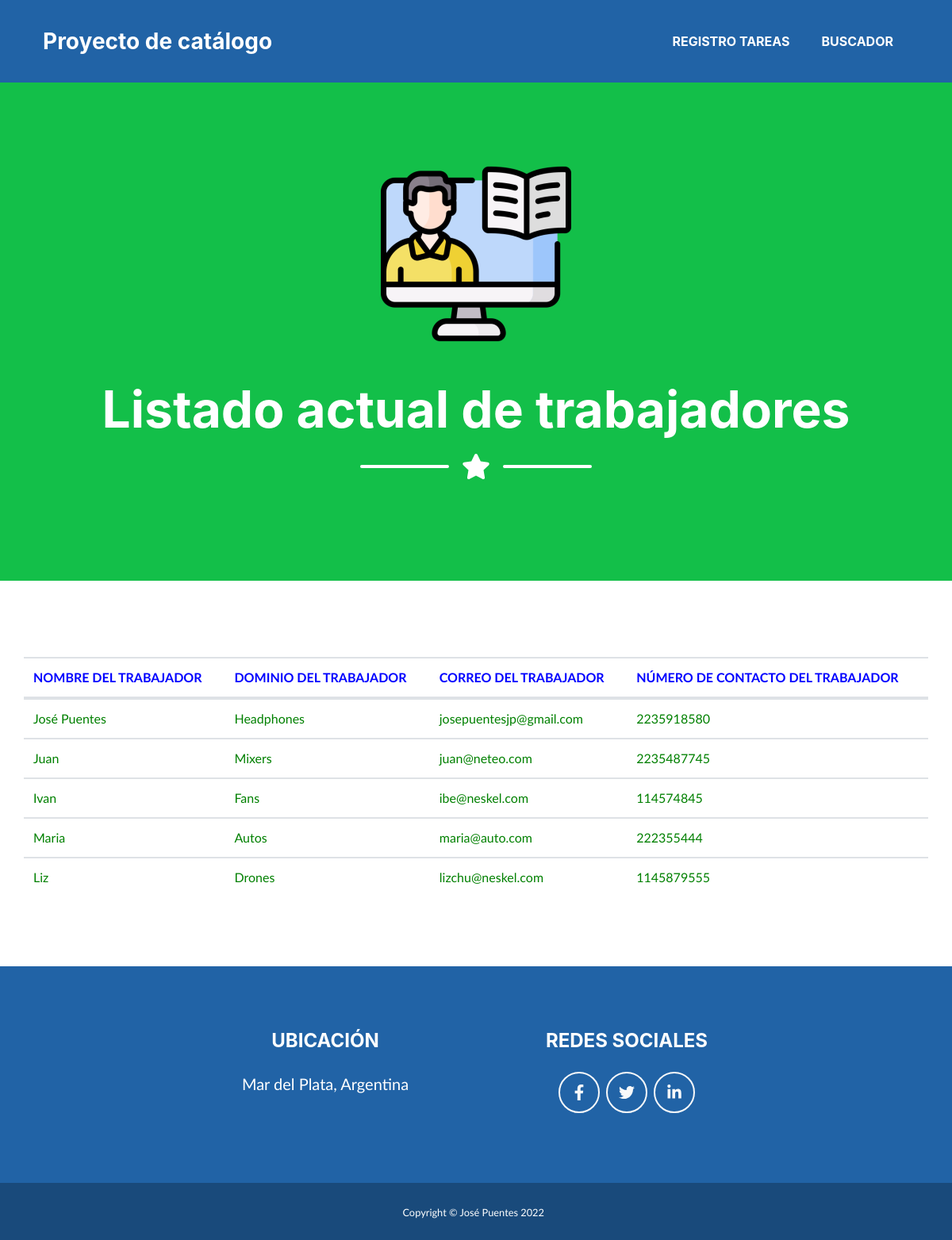
The page /website/ListaTrabajadores on the database its author committed.
### website/models.py (models this page shows)
class worker(models.Model):
    worker_name = models.CharField(max_length= 40)
    worker_domain = models.CharField(max_length=40)
    worker_email = models.EmailField()
    worker_phone_number = models.PositiveIntegerField()

### website/views.py (the view)
# urls.py: path("ListaTrabajadores", trabajadores, name = "WorkersList")
def trabajadores(request):
    lista_trabajadores = worker.objects.all()
    return render(request, "website/trabajadores.html",{"worker_name":lista_trabajadores})

### website/templates/website/trabajadores.html (shortened to what this page needs)
{% extends "website/padre.html" %}
{% block nav_bar %}
<ul class="navbar-nav ml-auto">
    <li class="nav-item mx-0 mx-lg-1"><a class="nav-link py-3 px-0 px-lg-3 rounded js-scroll-trigger" href="{% url 'FormTask' %}">{% block bot4 %} REGISTRO TAREAS {% endblock %}</a>
    </li>
    <li class="nav-item mx-0 mx-lg-1"><a class="nav-link py-3 px-0 px-lg-3 rounded js-scroll-trigger" href="{% url 'Buscador' %}">{% block bot5 %} BUSCADOR {% endblock %}</a>
    </li>
</ul>
{% endblock %}
{% block titulo %}
Listado actual de trabajadores
{% endblock %}
{% block opcion_formulario %}
<div class="container">
    <div class="row">
        <div class="table-responsive">
            <table class="table">
                <thead>
                    <center>
                    <tr style="color: blue">
                        <th>NOMBRE DEL TRABAJADOR</th>
                        <th>DOMINIO DEL TRABAJADOR</th>
                        <th>CORREO DEL TRABAJADOR</th>
                        <th>NÚMERO DE CONTACTO DEL TRABAJADOR</th>
                    </tr>
                    </center>
                </thead>
                <tbody>
                    {% for trabajador in worker_name %}
                    <tr style="color: green">
                        <td>{{trabajador.worker_name}}</td>
                        <td>{{trabajador.worker_domain}}</td>
                        <td>{{trabajador.worker_email}}</td>
                        <td>{{trabajador.worker_phone_number}}</td>
                    </tr>
                    {% endfor %}
                </tbody>
            </table>
{% endblock %}

### website/templates/website/padre.html (shortened to what this page needs)
<!DOCTYPE html>
<html lang="en">
    <head>
        {% load static %}
        <link href="{% static 'website/css/styles.css' %}"rel="stylesheet">
        <link rel="stylesheet" href="{% static 'website/css/heading.css' %}">
        <link rel="stylesheet" href="{% static 'website/css/body.css' %}">
    </head>
    <body id="page-top">
        <nav class="navbar navbar-expand-lg bg-secondary fixed-top" id="mainNav">
            <div class="container"><a class="navbar-brand js-scroll-trigger" href="{% url 'Inicio' %}">Proyecto de catálogo</a>
                <div class="collapse navbar-collapse" id="navbarResponsive">
                    {% block nav_bar %}
                    {% endblock %}
                </div>
            </div>
        </nav>
        <header class="masthead bg-primary text-white text-center">
            <div class="container d-flex align-items-center flex-column">
                <img class="masthead-avatar mb-5" src="{% static 'website/assets/img/elearning.png' %}" alt="">
                <h1 class="masthead-heading mb-0">{% block titulo %}{% endblock %}</h1>
                <div class="divider-custom divider-light">
                    <div class="divider-custom-line"></div>
                    <div class="divider-custom-icon"><i class="fas fa-star"></i></div>
                    <div class="divider-custom-line"></div>
                </div>
            </div>
        </header>
            <section class="page-section portfolio" id="portfolio">
            {% block opcion_formulario %}
            {% endblock %}
            </section>
        <footer class="footer text-center">
            <div class="container">
                <div class="row justify-content-center">
                    <div class="col-lg-4 mb-5 mb-lg-0">
                        <h4 class="mb-4">UBICACIÓN</h4>
                        <p class="pre-wrap lead mb-0">Mar del Plata, Argentina</p>
                    </div>
                    <div class="col-lg-4 mb-5 mb-lg-0">
                        <h4 class="mb-4">REDES SOCIALES</h4><a class="btn btn-outline-light btn-social mx-1" href="https://www.facebook.com/Josepuentes94"><i class="fab fa-fw fa-facebook-f"></i></a><a class="btn btn-outline-light btn-social mx-1" href="https://www.twitter.com/@josepuentes"><i class="fab fa-fw fa-twitter"></i></a><a class="btn btn-outline-light btn-social mx-1" href="https://www.linkedin.com/in/josepuentes"><i class="fab fa-fw fa-linkedin-in"></i></a>
                </div>
            </div>
        </footer>
        <section class="copyright py-4 text-center text-white">
            <div class="container"><small class="pre-wrap">Copyright © José Puentes 2022
</small></div>
        </section>
    </body>
</html>

### rows shown on the page
worker: worker_name "José Puentes", worker_domain "Headphones", worker_email "josepuentesjp@gmail.com", worker_phone_number "2235918580"
worker: worker_name "Juan", worker_domain "Mixers", worker_email "juan@neteo.com", worker_phone_number "2235487745"
worker: worker_name "Ivan", worker_domain "Fans", worker_email "ibe@neskel.com", worker_phone_number "114574845"
worker: worker_name "Maria", worker_domain "Autos", worker_email "maria@auto.com", worker_phone_number "222355444"
worker: worker_name "Liz", worker_domain "Drones", worker_email "lizchu@neskel.com", worker_phone_number "1145879555"
